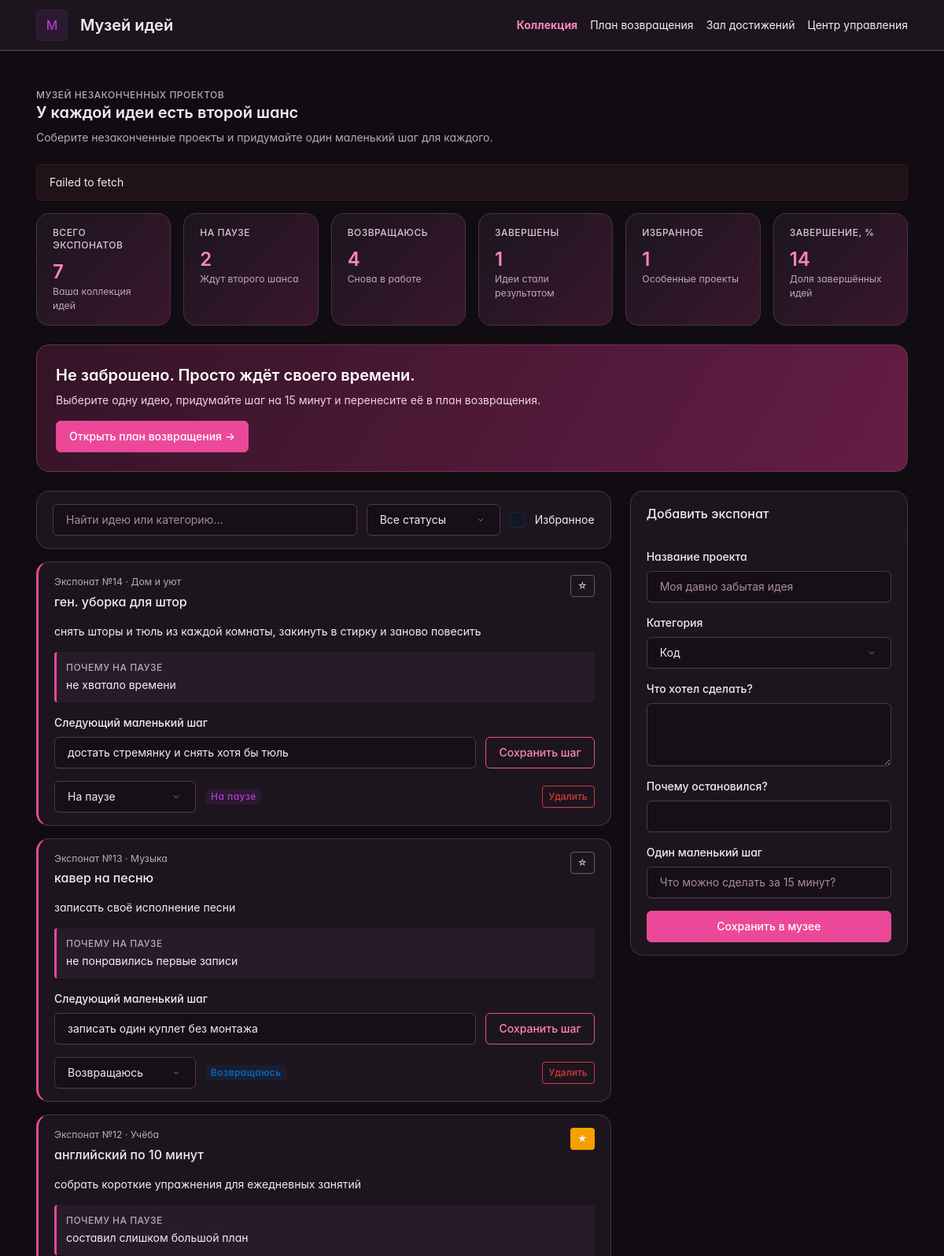
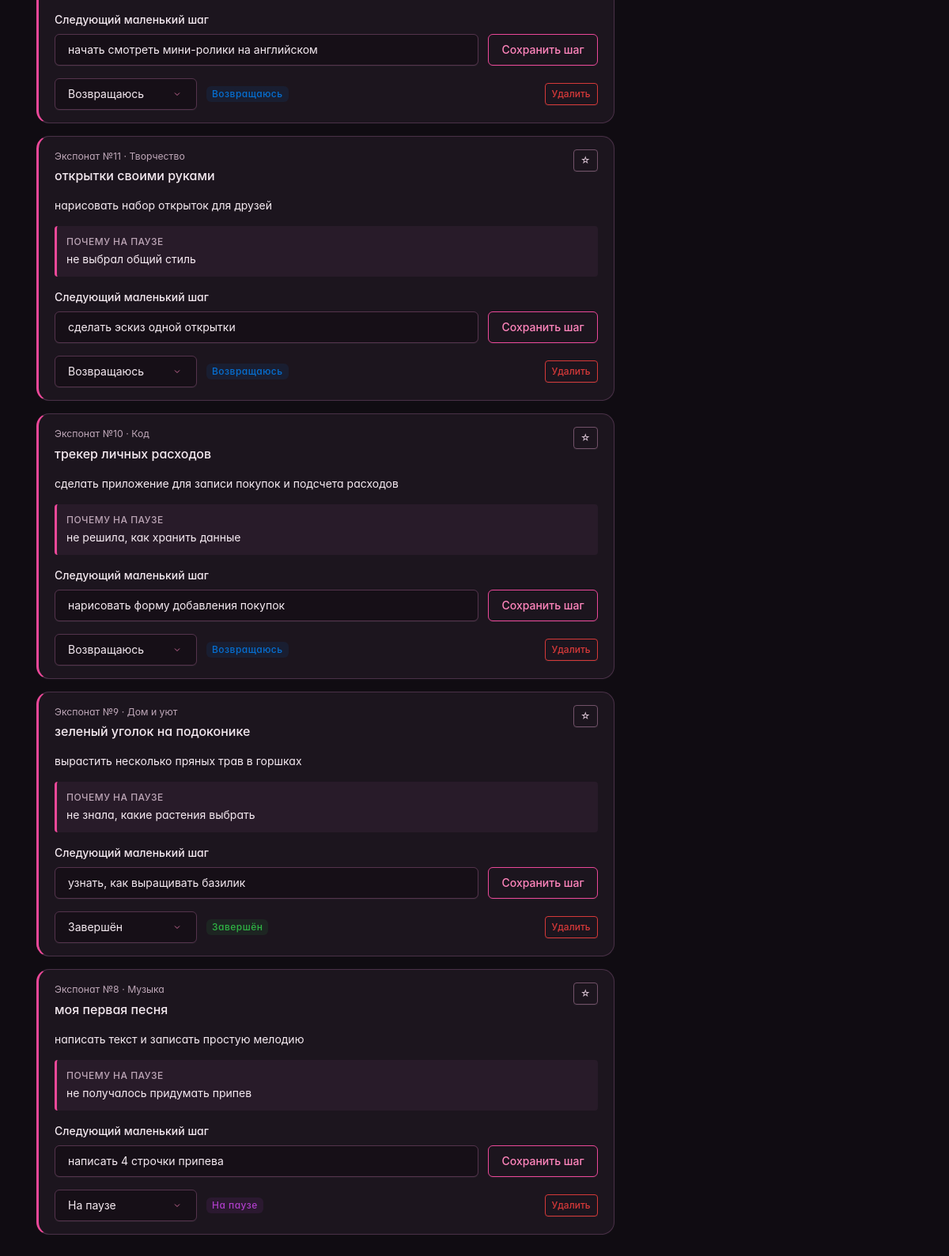
The page / on the database its author committed (2 pictures, top to bottom).
### museum/models.py (models this page shows, shortened)
class Project(models.Model):
    STATUS_CHOICES = [
        ('sleeping', 'На паузе'),
        ('active', 'Возвращаюсь'),
        ('finished', 'Завершён'),
    ]
    title = models.CharField('Название', max_length=120)
    category = models.ForeignKey(
        Category, on_delete=models.PROTECT,
        related_name='projects', verbose_name='Категория',
    )
    description = models.TextField('Описание', max_length=1000)
    stop_reason = models.CharField('Почему остановился', max_length=250)
    next_step = models.CharField('Следующий маленький шаг', max_length=250)
    status = models.CharField(
        'Статус', max_length=10, choices=STATUS_CHOICES, default='sleeping',
    )
    favorite = models.BooleanField('Избранное', default=False)
    created_at = models.DateTimeField('Дата добавления', auto_now_add=True)
    class Meta:
        ordering = ['-created_at', '-id']
        verbose_name = 'проект'
        verbose_name_plural = 'проекты'

class Category(models.Model):
    name = models.CharField('Название', max_length=80, unique=True)
    class Meta:
        verbose_name = 'категория'
        verbose_name_plural = 'категории'

### museum/views.py (the view)
# urls.py: path('', views.collection, name='collection'),
def collection(request):
    return render(request, 'collection.html', page_context('collection'))

### museum/views.py (called while the page is built)
def get_statistics():
    total = Project.objects.count()
    finished = Project.objects.filter(status='finished').count()
    percent = 0
    if total > 0:
        percent = round(finished / total * 100)
    return {
        'total': total,
        'sleeping': Project.objects.filter(status='sleeping').count(),
        'active': Project.objects.filter(status='active').count(),
        'finished': finished,
        'favorite': Project.objects.filter(favorite=True).count(),
        'percent': percent,
    }

def page_context(section):
    return {
        'section': section,
        'categories': Category.objects.all(),
        'stats': get_statistics(),
        'status_choices': Project.STATUS_CHOICES,
        'projects': Project.objects.select_related('category').all(),
    }

### templates/collection.html (shortened to what this page needs)
{% extends 'base.html' %}
{% block heading %}У каждой идеи есть второй шанс{% endblock %}
{% block subtitle %}Соберите незаконченные проекты и придумайте один маленький шаг для каждого.{% endblock %}
{% block content %}
<section class="museum-banner">
    <h2>Не заброшено. Просто ждёт своего времени.</h2>
    <p>
        Выберите одну идею, придумайте шаг на 15 минут
        и перенесите её в план возвращения.
    </p>
    <a href="{% url 'plan' %}" class="btn btn-primary mt-3">
        Открыть план возвращения ->
    </a>
</section>
<div class="row g-4">
    <div class="col-lg-8">
        {% include 'partials/filters.html' %}
        <div id="project-list" data-section="{{ section }}">{% include 'partials/project_list.html' %}</div>
    </div>
    <div class="col-lg-4">{% include 'partials/project_form.html' %}</div>
</div>
{% endblock %}

### templates/base.html (shortened to what this page needs)
{% load static %}
<!DOCTYPE html>
<html lang="ru" data-bs-theme="dark">
<head>
    <link rel="stylesheet" href="{% static 'vendor/tabler.min.css' %}">
    <link rel="stylesheet" href="{% static 'style.css' %}">
</head>
<body>
<div class="page">
    {% include 'partials/navigation.html' %}
    <main class="page-wrapper">
        <div class="container-xl py-4">
            <div class="page-header mb-4">
                <div class="page-pretitle">Музей незаконченных проектов</div>
                <h1 class="page-title">{% block heading %}{% endblock %}</h1>
                <p class="text-secondary mt-2 mb-0">{% block subtitle %}{% endblock %}</p>
            </div>
            <div id="message" class="alert d-none" role="status" aria-live="polite"></div>
            {% block statistics %}
                {% include 'partials/statistics.html' %}
            {% endblock %}
            {% block content %}{% endblock %}
        </div>
    </main>
</div>
</body>
</html>

### templates/partials/navigation.html (shortened to what this page needs)
<header class="navbar navbar-expand-md">
    <div class="container-xl">
        <a class="navbar-brand" href="{% url 'collection' %}">
            <span class="avatar bg-purple-lt me-2">М</span> Музей идей
        </a>
        <nav id="menu" class="museum-menu" aria-label="Основная навигация">
            <a class="nav-link {% if section == 'collection' %}active{% endif %}" href="{% url 'collection' %}">Коллекция</a>
            <a class="nav-link {% if section == 'plan' %}active{% endif %}" href="{% url 'plan' %}">План возвращения</a>
            <a class="nav-link {% if section == 'finished' %}active{% endif %}" href="{% url 'finished' %}">Зал достижений</a>
            <a class="nav-link {% if section == 'management' %}active{% endif %}" href="{% url 'management' %}">Центр управления</a>
        </nav>
    </div>
</header>

### templates/partials/statistics.html
<div class="row g-3 mb-4">
    <div class="col-6 col-md-4 col-lg-2">
        <div class="card card-body stat-card">
            <div class="subheader">Всего экспонатов</div>
            <div class="h1 mb-0" data-stat="total">{{ stats.total }}</div>
            <div class="small text-secondary">Ваша коллекция идей</div>
        </div>
    </div>
    <div class="col-6 col-md-4 col-lg-2">
        <div class="card card-body stat-card">
            <div class="subheader">На паузе</div>
            <div class="h1 mb-0" data-stat="sleeping">{{ stats.sleeping }}</div>
            <div class="small text-secondary">Ждут второго шанса</div>
        </div>
    </div>
    <div class="col-6 col-md-4 col-lg-2">
        <div class="card card-body stat-card">
            <div class="subheader">Возвращаюсь</div>
            <div class="h1 mb-0" data-stat="active">{{ stats.active }}</div>
            <div class="small text-secondary">Снова в работе</div>
        </div>
    </div>
    <div class="col-6 col-md-4 col-lg-2">
        <div class="card card-body stat-card">
            <div class="subheader">Завершены</div>
            <div class="h1 mb-0" data-stat="finished">{{ stats.finished }}</div>
            <div class="small text-secondary">Идеи стали результатом</div>
        </div>
    </div>
    <div class="col-6 col-md-4 col-lg-2">
        <div class="card card-body stat-card">
            <div class="subheader">Избранное</div>
            <div class="h1 mb-0" data-stat="favorite">{{ stats.favorite }}</div>
            <div class="small text-secondary">Особенные проекты</div>
        </div>
    </div>
    <div class="col-6 col-md-4 col-lg-2">
        <div class="card card-body stat-card">
            <div class="subheader">Завершение, %</div>
            <div class="h1 mb-0" data-stat="percent">{{ stats.percent }}</div>
            <div class="small text-secondary">Доля завершённых идей</div>
        </div>
    </div>
</div>

### templates/partials/filters.html (shortened to what this page needs)
<div class="card card-body mb-3">
    <div class="filters">
        <input id="search" class="form-control" type="search" placeholder="Найти идею или категорию…" aria-label="Поиск проектов">
        {% if section == 'collection' %}
        <select id="status-filter" class="form-select" aria-label="Фильтр статуса">
            <option value="all">Все статусы</option>
        </select>
        {% endif %}
        <label class="form-check mb-0"><input id="favorite-filter" class="form-check-input" type="checkbox"><span class="form-check-label">Избранное</span></label>
    </div>
</div>

### templates/partials/project_list.html (shortened to what this page needs)
{% for project in projects %}
<article class="card project-card mb-3" data-id="{{ project.pk }}">
    <div class="card-body">
        <div class="project-heading">
            <div>
                <div class="text-secondary small mb-1">Экспонат №{{ project.pk }} · {{ project.category.name }}</div>
                <h2 class="card-title mb-0">{{ project.title }}</h2>
            </div>
            <button class="btn btn-sm {% if project.favorite %}btn-warning{% else %}btn-outline-secondary{% endif %}" data-action="favorite" aria-pressed="{{ project.favorite|yesno:'true,false' }}" aria-label="Избранное: {{ project.title }}">{% if project.favorite %}★{% else %}☆{% endif %}</button>
        </div>
        <p class="mt-3">{{ project.description }}</p>
        <div class="reason mb-3"><div class="subheader mb-1">Почему на паузе</div>{{ project.stop_reason }}</div>
        <label class="form-label" for="step-{{ project.pk }}">Следующий маленький шаг</label>
        <div class="step-controls mb-3">
            <input id="step-{{ project.pk }}" class="form-control step-input" value="{{ project.next_step }}" maxlength="250" required>
            <button class="btn btn-outline-primary" data-action="step">Сохранить шаг</button>
        </div>
        <div class="project-actions">
            <select id="status-{{ project.pk }}" class="form-select status-select" data-action="status">
                {% for value, label in status_choices %}<option value="{{ value }}" {% if project.status == value %}selected{% endif %}>{{ label }}</option>{% endfor %}
            </select>
            <span class="badge {% if project.status == 'finished' %}bg-green-lt{% elif project.status == 'active' %}bg-blue-lt{% else %}bg-purple-lt{% endif %}">{{ project.get_status_display }}</span>
            <button class="btn btn-outline-danger btn-sm ms-auto" data-action="delete">Удалить</button>
        </div>
    </div>
</article>
{% empty %}
<div class="card"><div class="empty"><div class="empty-title">В этом зале пока пусто</div><p class="empty-subtitle text-secondary">Измените фильтры или добавьте проект в коллекцию.</p><a class="btn btn-outline-primary" href="{% url 'collection' %}">Открыть коллекцию</a></div></div>
{% endfor %}

### templates/partials/project_form.html (shortened to what this page needs)
<section class="card">
    <div class="card-header"><h2 class="card-title">Добавить экспонат</h2></div>
    <form id="project-form" class="card-body">
        <label class="form-label" for="title">Название проекта</label>
        <input id="title" name="title" class="form-control mb-3" maxlength="120" required placeholder="Моя давно забытая идея">
        <label class="form-label" for="category">Категория</label>
        <select id="category" name="category" class="form-select mb-3" required>
            {% for category in categories %}<option value="{{ category.pk }}">{{ category.name }}</option>{% endfor %}
        </select>
        <label class="form-label" for="description">Что хотел сделать?</label>
        <textarea id="description" name="description" class="form-control mb-3" rows="3" maxlength="1000" required></textarea>
        <label class="form-label" for="stop_reason">Почему остановился?</label>
        <input id="stop_reason" name="stop_reason" class="form-control mb-3" maxlength="250" required>
        <label class="form-label" for="next_step">Один маленький шаг</label>
        <input id="next_step" name="next_step" class="form-control mb-3" maxlength="250" required placeholder="Что можно сделать за 15 минут?">
        <button class="btn btn-primary w-100" type="submit" {% if not categories %}disabled{% endif %}>Сохранить в музее</button>
    </form>
</section>

### static/style.css (style rules this page uses)
.museum-menu { display: flex; align-items: center; gap: 16px; }
.museum-menu .active { color: var(--tblr-primary); font-weight: bold; }
.project-heading, .project-actions, .step-controls, .filters { display: flex; align-items: center; gap: 12px; }
.project-heading { justify-content: space-between; align-items: flex-start; }
.project-heading > div { min-width: 0; }
.project-card { overflow-wrap: anywhere; }
.project-actions { flex-wrap: wrap; }
.status-select { width: 180px; }
.step-input, #search { flex: 1; min-width: 0; }
#status-filter { width: 170px; }
.filters .form-check { flex-shrink: 0; }
.reason { background: var(--tblr-bg-surface-secondary); border-left: 3px solid var(--tblr-purple); padding: 12px; border-radius: 4px; }
html[data-bs-theme] { --tblr-body-bg: #100c12; --tblr-body-color: #f5eaf1; --tblr-bg-surface: #1c151e; --tblr-bg-surface-secondary: #281b29; --tblr-border-color: #493047; --tblr-secondary: #bda6b7; --tblr-primary: #ec4899; --tblr-primary-rgb: 236, 72, 153; --tblr-link-color: #ff85bc; --tblr-link-hover-color: #ffc0de; }
body { background: var(--tblr-body-bg); color: var(--tblr-body-color); }
.navbar { background: var(--tblr-bg-surface); border-bottom: 1px solid var(--tblr-border-color); }
.navbar-brand, .nav-link, .card-title { color: #f5eaf1; }
.card { background: var(--tblr-bg-surface); border-color: var(--tblr-border-color); border-radius: 16px; }
.project-card { border-left: 3px solid #ec4899; transition: border-color 0.2s, box-shadow 0.2s; }
.form-control, .form-select { background-color: #160f17; color: #f5eaf1; border-color: #54334c; }
.form-control::placeholder { color: #a88b9e; }
.btn-primary { background: #ec4899; border-color: #ec4899; color: #ffffff; }
.btn-outline-primary { color: #ff85bc; border-color: #ec4899; }
.btn-outline-secondary { color: #dbc5d5; border-color: #725269; }
.text-primary, .museum-menu .active { color: #ff85bc !important; }
.reason { border-left-color: #ec4899; }
.stat-card { height: 100%; background: linear-gradient(135deg, var(--tblr-bg-surface), #39172d); }
.stat-card .h1 { color: #ff85bc; margin-top: 10px; }
.stat-card .subheader { color: #dbc5d5; }
.museum-banner { padding: 24px; margin-bottom: 24px; border: 1px solid #74304f; border-radius: 16px; background: linear-gradient(120deg, #341427, #651d46); }
.museum-banner h2 { color: #ffffff; }
.museum-banner p { color: #efd3e3; margin-bottom: 0; }

### rows shown on the page
Project: pk "14", category.name "Дом и уют", title "ген. уборка для штор", description "снять шторы и тюль из каждой комнаты, закинуть в стирку и заново повесить", stop_reason "не хватало времени", next_step "достать стремянку и снять хотя бы тюль", status+id "На паузе", status "На паузе"
Project: pk "13", category.name "Музыка", title "кавер на песню", description "записать своё исполнение песни", stop_reason "не понравились первые записи", next_step "записать один куплет без монтажа", status+id "Возвращаюсь", status "Возвращаюсь"
Project: pk "12", category.name "Учёба", title "английский по 10 минут", description "собрать короткие упражнения для ежедневных занятий", stop_reason "составил слишком большой план", next_step "начать смотреть мини-ролики на английском", status+id "Возвращаюсь", status "Возвращаюсь"
Project: pk "11", category.name "Творчество", title "открытки своими руками", description "нарисовать набор открыток для друзей", stop_reason "не выбрал общий стиль", next_step "сделать эскиз одной открытки", status+id "Возвращаюсь", status "Возвращаюсь"
Project: pk "10", category.name "Код", title "трекер личных расходов", description "сделать приложение для записи покупок и подсчета расходов", stop_reason "не решила, как хранить данные", next_step "нарисовать форму добавления покупок", status+id "Возвращаюсь", status "Возвращаюсь"
Project: pk "9", category.name "Дом и уют", title "зеленый уголок на подоконике", description "вырастить несколько пряных трав в горшках", stop_reason "не знала, какие растения выбрать", next_step "узнать, как выращивать базилик", status+id "Завершён", status "Завершён"
Project: pk "8", category.name "Музыка", title "моя первая песня", description "написать текст и записать простую мелодию", stop_reason "не получалось придумать припев", next_step "написать 4 строчки припева", status+id "На паузе", status "На паузе"

### other values the page prints
{{ stats.total }} "7"
{{ stats.sleeping }} "2"
{{ stats.active }} "4"
{{ stats.finished }} "1"
{{ stats.favorite }} "1"
{{ stats.percent }} "14"
form field category "Код"
